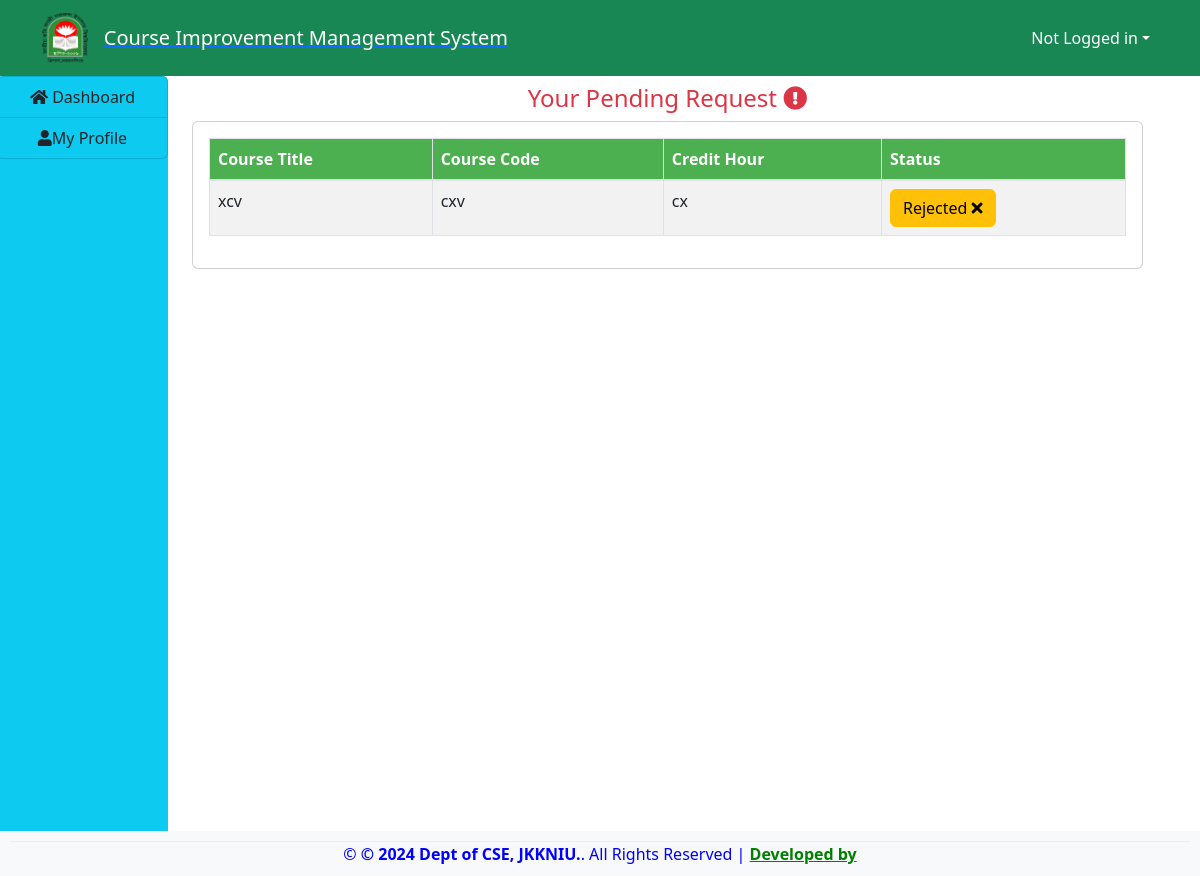
The page /student/student/pending_request.php on the database its author committed.
### tables this page shows
CREATE TABLE `improvement_requested` (
  `id` int(11) NOT NULL,
  `name` varchar(100) NOT NULL,
  `username` varchar(100) NOT NULL,
  `department` varchar(40) NOT NULL,
  `student_id` varchar(100) NOT NULL,
  `session` varchar(100) NOT NULL,
  `course_title` varchar(255) DEFAULT NULL,
  `course_code` varchar(50) DEFAULT NULL,
  `credit_hour` varchar(50) DEFAULT NULL,
  `semester` varchar(100) NOT NULL,
  `data_reg` varchar(100) NOT NULL DEFAULT current_timestamp(),
  `status` varchar(20) DEFAULT 'Pending'
);

### student/student/pending_request.php (the view, shortened to what this page needs)
<!DOCTYPE html>
<html>
<head>
    <link rel="stylesheet" href="https://cdnjs.cloudflare.com/ajax/libs/font-awesome/5.15.4/css/all.min.css">
    <link rel="stylesheet" href="https://stackpath.bootstrapcdn.com/bootstrap/4.5.2/css/bootstrap.min.css">
</head>
<body>
<?php
include("header.php");
include("../include/connect.php");
?>
<div class="container-fluid">
    <div class="col-md-12">
        <div class="row">
            <div class="col-md-2" style="margin-left: -30px;">
                <?php
                include("sidenav.php");
                ?>
            </div>
            <div class="col-md-10">
                <h4 class="text-danger text-center my-2">
                    Your Pending Request
                    <i class="fas fa-exclamation-circle"></i>
                </h4>
                <div class="card">
                    <div class="card-body">
                        <?php
                        $student = $_SESSION['students'];
                        $sql = "SELECT course_title, course_code, credit_hour, status FROM improvement_requested WHERE username='$student'";
                        $res = mysqli_query($conn, $sql);
                        $output = "
                        <table class='table table-bordered'>
                            <thead class='awesome-header'>
                                <tr>
                                    <th>Course Title</th>
                                    <th>Course Code</th>
                                    <th>Credit Hour</th>
                                    <th>Status</th>
                                </tr>
                            </thead>
                            <tbody>
                        ";
                        if (mysqli_num_rows($res) == 0) {
                            $output .= "
    <tr>
        <td colspan='4' class='text-center'>You have no Request</td>
    </tr>
    ";
} else {
    $row_count = 0;
    while ($row = mysqli_fetch_array($res)) {
        $row_class = ($row_count % 2 == 0) ? 'even-row' : 'odd-row';
        $status = $row['status'];
        $buttonClass = '';
        $icon = '';
        if ($status === 'Pending') {
            $buttonClass = 'btn btn-danger';
            $icon = '<i class="fas fa-clock"></i>';
        } elseif ($status === 'Approved') {
            $buttonClass = 'btn btn-success';
            $icon = '<i class="fas fa-check"></i>';
        } elseif ($status === 'Rejected') {
            $buttonClass = 'btn btn-warning';
            $icon = '<i class="fas fa-times"></i>';
        }
        $output .= "
        <tr class='$row_class'>
            <td>" . $row['course_title'] . "</td>
            <td>" . $row['course_code'] . "</td>
            <td>" . $row['credit_hour'] . "</td>
            <td><button class='$buttonClass'>$status $icon</button></td>
        </tr>
        ";
        $row_count++;
    }
}
$output .= "</tbody></table>";
echo $output;
?>
                    </div>
                </div>
            </div>
        </div>
    </div>
</div>
<?php
include("../footer.php");
?>
</body>
</html>

### student/student/pending_request.php (style rules this page uses)
.awesome-header { background-color: #4CAF50; color: white; }
.even-row { background-color: #f2f2f2; }

### rows shown on the page
improvement_requested: course_title "xcv", course_code "cxv", credit_hour "cx", status "Rejected"
